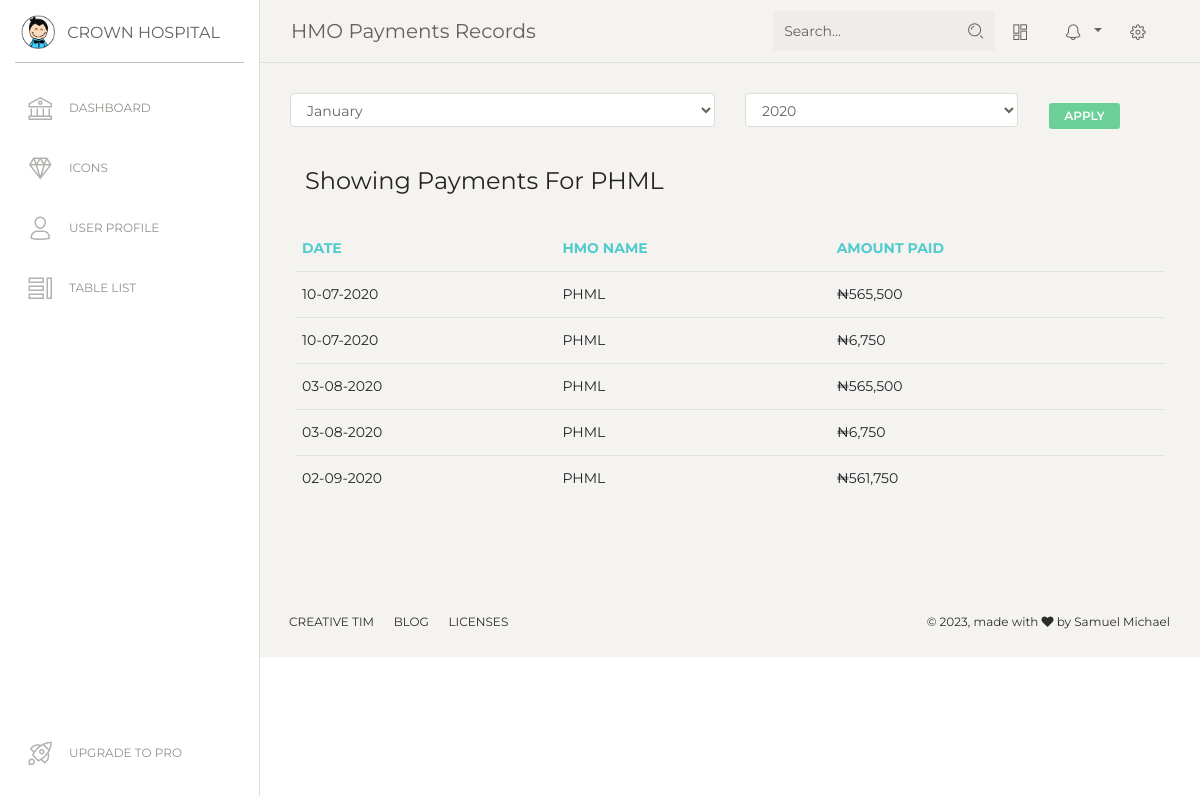
The page /zh/index.php?name=PHML on the database its author committed.
### tables this page shows
CREATE TABLE `hmo_payments` (
  `id` int(11) NOT NULL AUTO_INCREMENT,
  `date` date NOT NULL,
  `hmo_name` varchar(30) NOT NULL,
  `amount` int(11) NOT NULL,
  PRIMARY KEY (`id`)
);

### config/DB.php (called while the page is built, shortened)
<?php
    class DB {
        public $conn;
        public function __construct($host = 'localhost', $user = 'root', $password = '', $dbname = 'hmo') {
            $this->host = $host;
            $this->user = $user;
            $this->password = $password;
            $this->dbname = $dbname;
            $this->conn = new mysqli($this->host, $this->user, $this->password, $this->dbname) or die("Failed to connect to MySQLi" . $this->conn->connect_error);
        }
        public function formatDate($date) {
            $date = date_create($date);
            return date_format($date, 'd-m-Y');
        }
        public function getHMOPayments($hmo_name, $year="") {
            $sql = "SELECT * FROM hmo_payments WHERE date LIKE '%$year%' AND hmo_name = ?; " ;
            $stmt = $this->conn->prepare($sql);
            $stmt->bind_param('s', $hmo_name);
            $stmt->execute();
            return $stmt->get_result();
        }
    }

### zh/index.php (the view, shortened to what this page needs)
<?php
    require_once '../config/DB.php';
    $db =  new DB();
    $name = $_GET['name'];
    $year = $_GET['year'];
?>
<?php include '../inc/head.php' ?>
<body class="">
    <div class="wrapper ">
        <div class="sidebar" data-color="white" data-active-color="danger">
            <div class="logo">
                <a href="https://www.creative-tim.com" class="simple-text logo-mini">
                    <div class="logo-image-small">
                        <img src="../assets/img/logo-small.png">
                    </div>
                </a>
                <a href="https://www.creative-tim.com" class="simple-text logo-normal">
                Crown Hospital
                </a>
            </div>
            <div class="sidebar-wrapper">
                <ul class="nav">
                    <?php include '../inc/nav_links.php' ?>
                </ul>
            </div>
        </div>
        <div class="main-panel">
            <?php include '../inc/navbar.php' ?>
            <div class="content">
                <div class="row">
                    <div class="col-md-12">
                        <div class="row">
                                <div class="col-md-6">
                                    <select name="month" id="" class="form-control form-select-sm">
                                        <option value="">January</option>
                                    </select>
                                </div>
                                <div class="col-md-4">
                                    <select class="form-control form-select-sm" name="year" id="" onchange="location = this.value;">
                                        <option  value="index?name=<?= $name ?>&year=2020">2020</option>
                                    </select>
                                </div>
                                <div class="col-md-2">
                                    <button  class="btn btn-success btn-sm" >Apply</button>
                                </div>
                        </div>
                        <div class="card card-plain">
                            <div class="card-header">
                                <h4 class="card-title"> Showing Payments For <?= ucwords($name) ?></h4>
                            </div>
                            <div class="card-body">
                                <div class="table-responsive">
                                    <table class="table">
                                        <thead class=" text-primary">
                                            <th>Date</th>
                                            <th>HMO Name</th>
                                            <th>Amount Paid</th>
                                        </thead>
                                        <tbody>
                                            <?php $results = $db->getHMOPayments($name, $year) ?>
                                            <?php if (!$results) : ?>
                                            <?php else : ?>
                                                <?php foreach ($results->fetch_all(MYSQLI_ASSOC) as $result) : ?>
                                                    <?php extract($result) ?>
                                                    <tr>
                                                        <td><?= $db->formatDate($date) ?></td>
                                                        <td><?= $hmo_name ?></td>
                                                        <td>&#x20A6;<?= number_format($amount) ?></td>
                                                    </tr>
                                                <?php endforeach; ?>
                                            <?php endif; ?>
                                        </tbody>
                                    </table>
                                </div>
                            </div>
                        </div>
                    </div>
                </div>
            </div>
            <?php include '../inc/footer.php' ?>
        </div>
    </div>
</body>
</html>

### rows shown on the page
hmo_payments: date "10-07-2020", hmo_name "PHML", amount "565,500"
hmo_payments: date "10-07-2020", hmo_name "PHML", amount "6,750"
hmo_payments: date "03-08-2020", hmo_name "PHML", amount "565,500"
hmo_payments: date "03-08-2020", hmo_name "PHML", amount "6,750"
hmo_payments: date "02-09-2020", hmo_name "PHML", amount "561,750"

### other values the page prints
$name "PHML"
